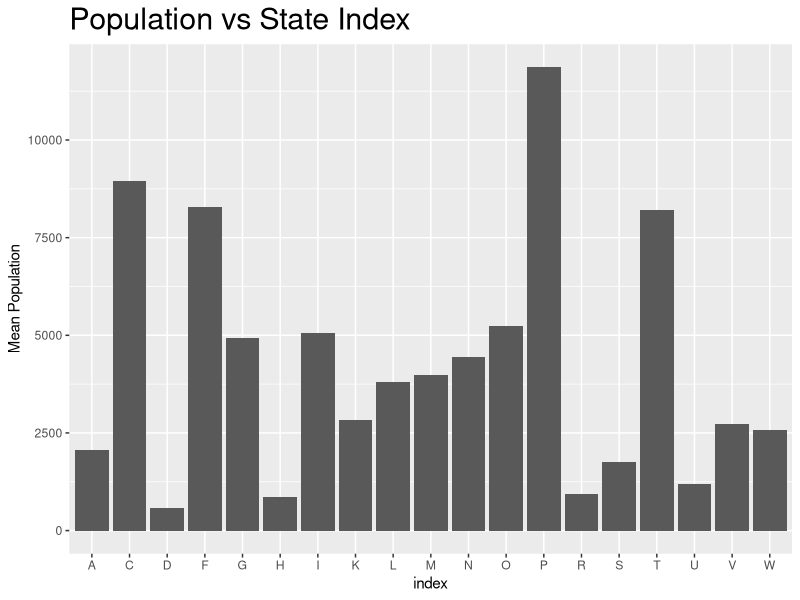
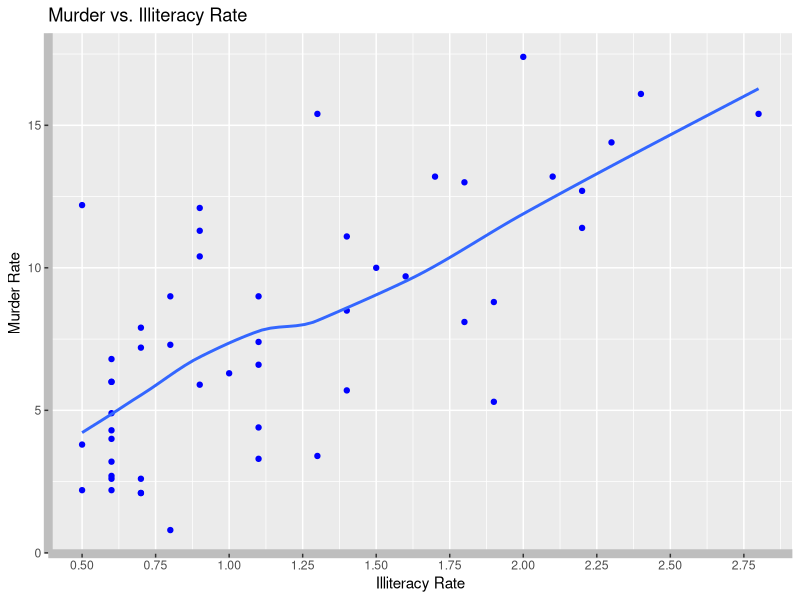
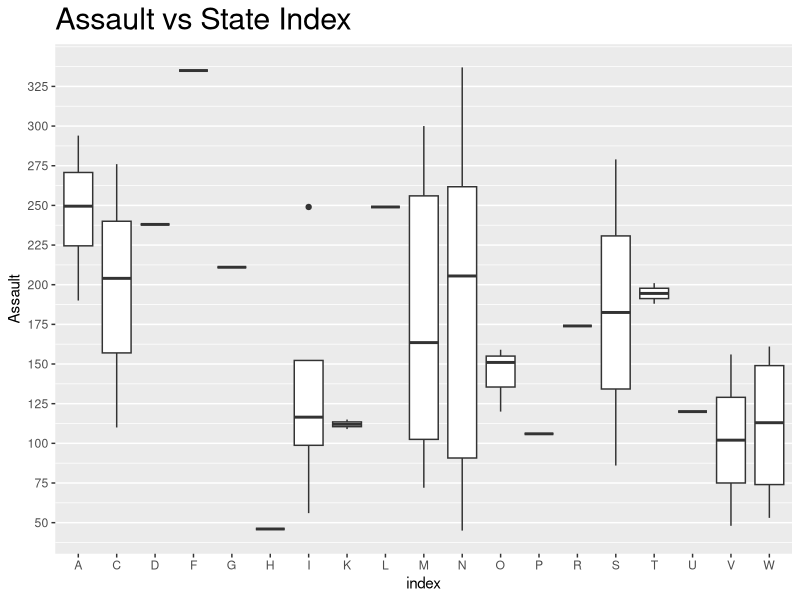

The R source for these figures, in order:
## ---- chunk 1
knitr::opts_chunk$set(echo = TRUE, eval = TRUE, fig.align = "center", warning = F, message = F,
tidy=TRUE, tidy.opts=list(width.cutoff=60), R.options=list(max.print=100))
## ---- chunk 2
library(tidyverse)
statedata <- read_csv("state_info.csv")
arrestdata <- read_csv("USArrests.csv")
## ---- chunk 3
head(statedata)
head(arrestdata)
## ---- chunk 4
pivot_longer(statedata,cols = 3:10) -> gatherstate
gatherstate
pivot_wider(gatherstate,names_from = name, values_from = value)
## ---- chunk 5
statedata %>% left_join(arrestdata,by=c("States","state.abb")) -> joindata
head(joindata)
## ---- chunk 6
joindata %>% filter(Illiteracy<=1) %>% arrange(Illiteracy) %>% select(States, Illiteracy, UrbanPop, Murder.y, Assault, Rape)
## ---- chunk 7
joindata %>% mutate(index = substring(States,1,1)) -> joindata
joindata %>% group_by(index) %>% summarize(mean(Murder.y))
## ---- chunk 8
joindata %>% summarize(mean=mean(Population),sd=sd(Population),var=var(Population),min=min(Population),max=max(Population))
joindata %>% summarize(mean=mean(Income),sd=sd(Income),var=var(Income),min=min(Income),max=max(Income))
joindata %>% summarize(mean=mean("Life Exp"),sd=sd("Life Exp"),var=var("Life Exp"),min=min("Life Exp"),max=max("Life Exp"))
joindata %>% summarize(mean=mean(Area),sd=sd(Area),var=var(Area),min=min(Area),max=max(Area))
joindata %>% summarize(mean=mean(Murder.y),sd=sd(Murder.y),var=var(Murder.y),min=min(Murder.y),max=max(Murder.y))
joindata %>% summarize(mean=mean(Assault),sd=sd(Assault),var=var(Assault),min=min(Assault),max=max(Assault))
joindata %>% summarize(mean=mean(Rape),sd=sd(Rape),var=var(Rape),min=min(Rape),max=max(Rape))

joindata %>% count(index)

## ---- chunk 9
library(ggplot2)

p1 <- ggplot(joindata, aes(index,Population)) + geom_histogram(stat="summary",fun=mean) + labs(title="Population vs State Index") + scale_y_continuous(name="Mean Population")

p1 + theme(plot.title = element_text(size = rel(2)))
## ---- chunk 10
p2 <- ggplot(joindata, aes(Illiteracy,Murder.y)) + geom_point(colour="blue") + geom_smooth(method="loess",se=F,formula=y~x) + labs(title="Murder vs. Illiteracy Rate") + scale_y_continuous(name="Murder Rate") + scale_x_continuous(breaks = round(seq(min(joindata$Illiteracy), max(joindata$Illiteracy), by = 0.25),2), name="Illiteracy Rate")

p2 + theme(axis.line = element_line(size = 3, colour = "grey"))
## ---- chunk 11
p3 <- ggplot(joindata, aes(index,Assault)) + geom_boxplot() + labs(title="Assault vs State Index") + scale_y_continuous(name="Assault",seq(0,max(joindata$Assault),by=25))

p3 + theme(plot.title = element_text(size = rel(2)), panel.grid.major.x = element_blank(), panel.grid.minor.x = element_blank())
